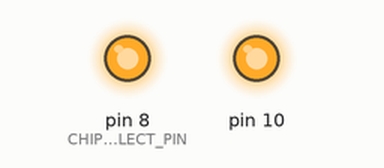
A sketch run on a simulated Arduino Uno, built with avr-gcc and run on an emulated ATmega328P. Shown: output pins drawn as LEDs (lit = HIGH). What the sketch prints to the serial monitor is not drawn.

Above: at 0.1 s.
Timing chart, 0 to 1.6 s (numbered marks = the images above):
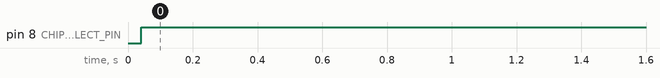

The sketch:

bulk_erase.ino
```cpp
#include "S25FL.h"

const int CHIP_SELECT_PIN = 8;
S25FL flash(CHIP_SELECT_PIN);  // Starts Flash class
bool completed = false;

unsigned long startTime;
unsigned long endTime;

void setup() {
  Serial.begin(115200);
  while (!Serial) { delay(10); }
  SPI.begin();
  SPI.setBitOrder(MSBFIRST);
  SPI.setClockDivider(SPI_CLOCK_DIV8);  // Divide the clock by 8
  SPI.setDataMode(SPI_MODE0);
  pinMode(CHIP_SELECT_PIN, OUTPUT);
  digitalWrite(CHIP_SELECT_PIN, HIGH);

  Serial.print("Erasing chip... ");
  flash.erase_chip_start();
  startTime = millis();
}

void loop() {
  if (!completed) {
    completed = flash.is_erase_complete();
    if (completed) {
      Serial.println("Done");
      endTime = millis();
      Serial.print("Erase took ");
      Serial.print(endTime-startTime);
      Serial.println("ms");
    }
  }
  delay(10);
}
```

S25FL.cpp
```cpp
#include "S25FL.h"

S25FL::S25FL(uint8_t cs) : csPin{cs} {}

// Disable writing (enable write protect)
bool S25FL::write_disable()
{
  CHIP_SELECT

  uint8_t tx = WRITE_DISABLE_CMD;
  SPI.transfer(tx);

  CHIP_DESELECT
  return true; // TODO
}

// Enable writing (disable write protect)
bool S25FL::write_enable()
{
  CHIP_SELECT
  uint8_t tx = WRITE_ENABLE_CMD;
  SPI.transfer(tx);
  CHIP_DESELECT
  return true; // TODO
}

// Returns true if a write is in progress
bool S25FL::is_write_in_progress()
{
  CHIP_SELECT
  SPI.transfer(READ_STAT_REG_CMD);
  byte reg = SPI.transfer(0);
  bool ret = (reg & 0x01) == 0x01; // Check if write-in-progress (the lowest bit) is set
  CHIP_DESELECT
  return ret;
}

// Sets stuff up
void S25FL::init()
{
  pinMode(csPin, OUTPUT);
  CHIP_DESELECT
}

// Read a given number of bytes from the start, and fill a given array
// Untested if the data spans multiple pages (blocks of 256? I think?)
bool S25FL::read_start(uint32_t startLoc, uint8_t *pData, uint32_t numBytes)
{
  while (is_write_in_progress()) {
    delay(1);
  }

  // Check for valid parameters
  // Write cannot be in progress
  if (startLoc + numBytes > FLASH_SIZE_BYTES ||
      pData == NULL ||
      is_write_in_progress())
    return false;

  // Transmit read command and location
  CHIP_SELECT
  SPI.transfer(READ_DATA_CMD);
  SPI.transfer(startLoc >> 24);
  SPI.transfer(startLoc >> 16);
  SPI.transfer(startLoc >> 8);
  SPI.transfer(startLoc & 0xFF);

  // Read into given buffer pData
  for (int i = 0; i < numBytes; i++)
  {
    pData[i] = SPI.transfer(0);
  }

  // Pull CS high if not using DMA because read is complete
  CHIP_DESELECT

  return true;
}

// Write a given array of bytes to a start location
// Users should manage writing to one page at a time because I'm  l a z y
// And should wait for is_write_in_progress to be false.
bool S25FL::write(uint32_t startLoc, uint8_t *data, uint32_t numBytes)
{
  while (is_write_in_progress()) {
    delay(1);
  }

  // Only allows writing to 1 page at a time

  // Check for valid parameters
  if (startLoc + numBytes > FLASH_SIZE_BYTES ||
      startLoc / PAGE_SIZE_BYTES != (startLoc + numBytes) / PAGE_SIZE_BYTES ||
      data == NULL ||
      is_write_in_progress())
    return false;

  // Assume data is erased beforehand.
  // This is up to higher-level code to manage since writing over existing data won't cause an error.

  // Enable writing to flash
  if (!write_enable())
    return false;

  while (is_write_in_progress()) {}

  CHIP_SELECT

  // Fill in TX buffer
  uint8_t txBuf[5];
  txBuf[0] = PAGE_PROGRAM_CMD;
  for (int i = 1; i < 5; i++)
  {
    txBuf[i] = (startLoc >> (8 * (4 - i))) & 0xFF;
  }
  //  memcpy(txBuf + 5, data, numBytes);
  SPI.transfer(txBuf, 5); // Send the location and page prgm cmd

  for (int i = 0; i < numBytes; i++)
  {
    SPI.transfer(data[i]);
  }

  CHIP_DESELECT

  return true;
}

bool S25FL::erase_sector_start(uint32_t sectorNum)
{
  // Check for valid parameters
  if (sectorNum * SECTOR_SIZE_BYTES >= FLASH_SIZE_BYTES)
    return false;

  // Enable writing to flash (also necessary for erasing)
  if (!write_enable())
    return false;

  // Prep erase command
  CHIP_SELECT

  // Fill in TX buffer with the erase command and teh address to erase
  uint8_t txBuf[5];
  txBuf[0] = SECTOR_ERASE_CMD;
  for (int i = 1; i < 5; i++)
  {
    txBuf[i] = ((sectorNum * SECTOR_SIZE_BYTES) >> (8 * (4 - i))) & 0xFF;
  }

  SPI.transfer(txBuf, 5);

  CHIP_DESELECT

  return true; // TODO
}

// Erase the entire chip
bool S25FL::erase_chip_start()
{
  // Enable writing to flash (also necessary for erasing)
  if (!write_enable())
    return false;

  // Perform full erase command. Short enough to avoid DMA
  CHIP_SELECT
  uint8_t txByte = CHIP_ERASE_CMD;
  SPI.transfer(txByte);
  CHIP_DESELECT

  return true;
}

// Check if no writes are in progress. returns !is_write_in_progress
bool S25FL::is_write_completed()
{
  bool ret = is_write_in_progress();
  if (ret)
  {
    delay(1);
  }
  // This delay is here because checking write in progress too quickly causes issues
  // There should be a way to check if ready instead of delaying, but no solution has been found yet
  return !ret;
}

// Same functionality as write, but different public function name is clearer for programmers at higher levels
bool S25FL::is_erase_complete()
{
  return is_write_completed();
}

// Print manufacturer info
bool S25FL::check_connected()
{
  CHIP_SELECT

  SPI.transfer(0x9F);
  byte manufacturer_id = SPI.transfer(0);
  byte mem_type = SPI.transfer(0);
  byte density = SPI.transfer(0);
  byte reg4Dh = SPI.transfer(0);
  byte arch = SPI.transfer(0);
  byte family = SPI.transfer(0);

  Serial.print("manufacturer_id ");
  Serial.print(manufacturer_id, HEX);
  Serial.print(" mem_type ");
  Serial.print(mem_type, HEX);
  Serial.print(" density = ");
  Serial.print(density, HEX);
  Serial.print(" reg4Dh = ");
  Serial.print(reg4Dh, HEX);
  Serial.print(" arch = ");
  Serial.print(arch, HEX);
  Serial.print(" family = ");
  Serial.println(family, HEX);

  CHIP_DESELECT
}
```

S25FL.h
```cpp
/*
   S25FL
*/
#pragma once

#include <string.h>
#include <Arduino.h>
#include <SPI.h>

// Commands
#define WRITE_ENABLE_CMD 0x06
#define WRITE_DISABLE_CMD 0x04
#define READ_STAT_REG_CMD 0x05
#define READ_DATA_CMD 0x13
#define PAGE_PROGRAM_CMD 0x12
#define SECTOR_ERASE_CMD 0xDC
#define CHIP_ERASE_CMD 0xC7

// Timeouts
#define SPI_TX_RX_TIMEOUT_MS 100 // For short transmit-receives that don't require DMA

// Flash properties
#define PAGE_SIZE_BYTES 256
#define SECTOR_SIZE_BYTES 262144
#define FLASH_SIZE_BYTES 0x8000000

#define CHIP_SELECT digitalWrite(csPin, LOW);
#define CHIP_DESELECT digitalWrite(csPin, HIGH);

class S25FL
{
  public:
    S25FL(uint8_t csPin);
    bool write_disable();
    bool write_enable();
    bool is_write_in_progress();
    void init();
    bool read_start(uint32_t startLoc, uint8_t *pData, uint32_t numBytes);
    bool write(uint32_t startLoc, uint8_t *data, uint32_t numBytes);
    bool erase_sector_start(uint32_t sectorNum);
    bool erase_chip_start();
    bool is_write_completed();
    bool is_erase_complete();
    bool check_connected();
  private:
    uint8_t csPin;
};
```

Measured:
- by itself, pin 8 (CHIP_SELECT_PIN): LOW → HIGH at 0.04 s
